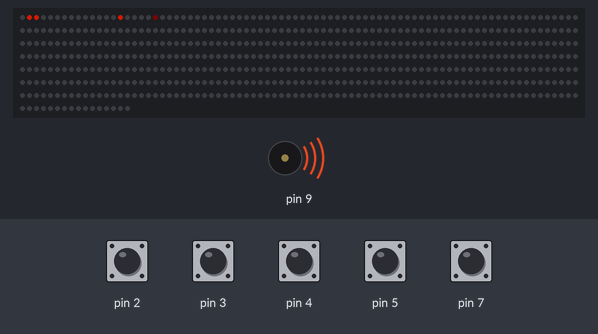
The program below on a simulated Arduino Mega 2560, built with avr-gcc and run on an emulated ATmega2560. On the bench: 576 RGB LEDs in strip order, left to right, continuing on the next row, buzzer (waves = sounding). The test bench sets the inputs (shaded band); at power-on: pin 2–5, pin 7 HIGH. Dim RGB values are drawn brighter than linear; random numbers use the default seed unless the program sets one.

Above: at 16.35 s.
16.8 s: pin 7 pulled LOW for 0.15 s
At 18.4 s:
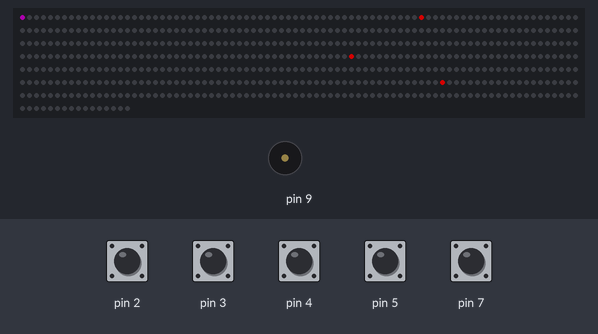
19.0 s: pin 4 pulled LOW for 0.15 s
At 20.0 s:
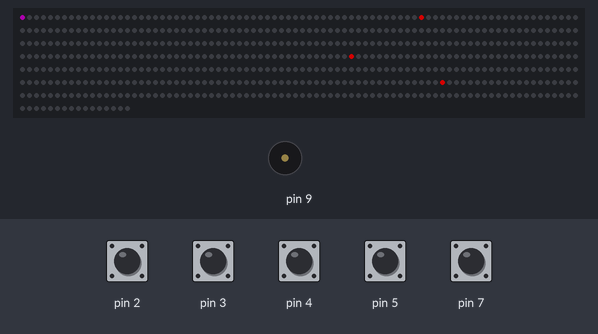
20.6 s: pin 2 pulled LOW for 0.15 s
22.2 s: pin 5 pulled LOW for 0.15 s
At 23.2 s:
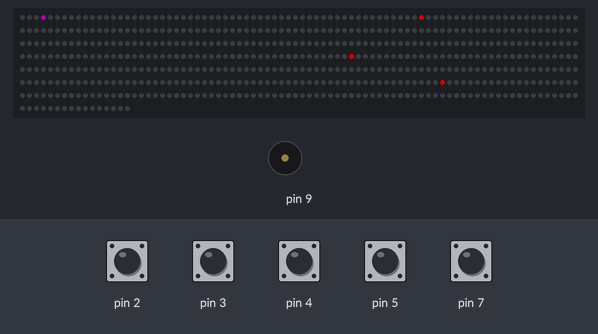
23.8 s: pin 2 pulled LOW for 1 s
At 26.2 s:
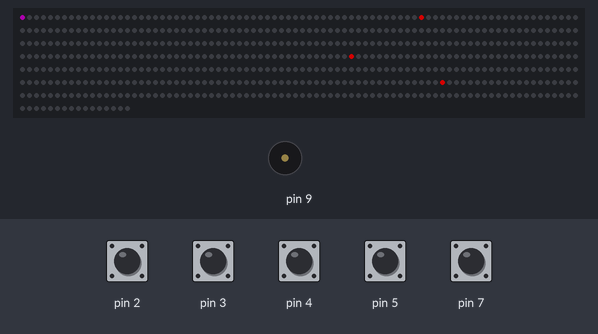
Timing chart, 0 to 27.3 s (numbered marks = the images above; inputs shaded):
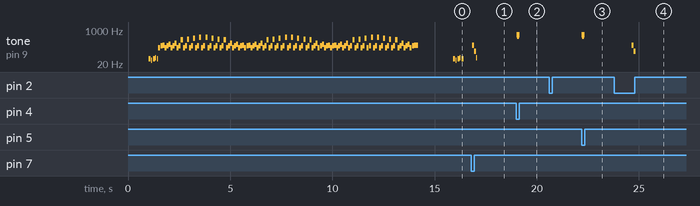

Measured:
- after the input at 16.8 s, tone on pin 9: silent → 174 Hz at once, → 87 Hz 0.10 s later, → 41 Hz 0.10 s later, → silent 0.05 s later; the LEDs: first change after 0.06 s (image 1 shows a later state)
- after the input at 19.0 s, tone on pin 9: silent → 587 Hz at once, then repeats every 0.05 s: 494 Hz 0.02 s, 587 Hz 0.02 s, until it stays silent from 19.1 s; the LEDs: first change at once (image 2 shows a later state)
- after the input at 22.2 s, tone on pin 9: silent → 587 Hz at once, then repeats every 0.05 s: 494 Hz 0.02 s, 587 Hz 0.02 s, until it stays silent from 22.3 s; the LEDs: first change at once (image 3 shows a later state)
- after the input at 23.8 s, tone on pin 9: silent → 174 Hz after 0.84 s, → 87 Hz 0.10 s later, → silent 0.10 s later; the LEDs: first change at once (image 4 shows a later state)
- by itself, tone on pin 9: plays 36 Hz for 0.10 s, 30 Hz for 0.05 s, 36 Hz for 0.10 s, 41 Hz for 0.05 s, 36 Hz for 0.05 s, 131 Hz for 0.10 s … (136 notes in this stretch)

The program:

main.cpp
```cpp
#include <Arduino.h>
#include <FastLED.h>

#include "BoardInput.h"
#include "BoardRenderer.h"
#include "BoardSound.h"
#include "Game.h"
#include "utils.h"

BoardRenderer renderer(128);
BoardSound sound;
BoardInput input(2, 3, 4, 5, 7);
Game game(&renderer, &input, &sound);

void setup() {
    delay(1000);
    Serial.begin(115200);
    Serial.println();
}

void loop() {
    EVERY_N_MILLISECONDS(MS_PER_TICK) {
        game.tick(get_ms());
        renderer.show();
        // debug << "Current FPS: " << FastLED.getFPS() << "\n";
    }
}
```

BoardInput.cc
```cpp
#include "BoardInput.h"

#include <Arduino.h>

BoardInput::BoardInput(const int pin_up, const int pin_down,
                       const int pin_attack_0, const int pin_attack_1,
                       const int pin_skip_level)
    : _pin_up(pin_up),
      _pin_down(pin_down),
      _pin_attack_0(pin_attack_0),
      _pin_attack_1(pin_attack_1),
      _pin_skip_level(pin_skip_level) {
    pinMode(_pin_up, INPUT_PULLUP);
    pinMode(_pin_down, INPUT_PULLUP);
    pinMode(_pin_attack_0, INPUT_PULLUP);
    pinMode(_pin_attack_1, INPUT_PULLUP);
    pinMode(_pin_skip_level, INPUT_PULLUP);
}

void BoardInput::handle_input(GameStateLevel *level, Player *player,
                              ms tick_time) {
    int state_up = digitalRead(_pin_up);
    int state_down = digitalRead(_pin_down);
    int state_attack_0 = digitalRead(_pin_attack_0);
    int state_attack_1 = digitalRead(_pin_attack_1);
    int state_skip_level = digitalRead(_pin_skip_level);

    if (state_skip_level == LOW) {
        level->mark_skipped();
        return;
    }

    if (state_up == LOW) {
        player->move(1, tick_time);
    } else if (state_down == LOW) {
        player->move(-1, tick_time);
    } else {
        player->move(0, tick_time);
    }

    player->attack(state_attack_0 == LOW or state_attack_1 == LOW, tick_time);
}
```

BoardInput.h
```cpp
#pragma once

#include "../../common/GameStateLevel.h"
#include "../../common/Input.h"
#include "../../common/Player.h"

class BoardInput final : public Input {
private:
    int _pin_up, _pin_down, _pin_attack_0, _pin_attack_1, _pin_skip_level;

public:
    BoardInput(const int pin_up, const int pin_down, const int pin_attack_0,
               const int pin_attack_1, const int pin_skip_level);
    virtual void handle_input(GameStateLevel *level, Player *player,
                              ms tick_time) override;
};
```

BoardRenderer.cc
```cpp
#include "BoardRenderer.h"

BoardRenderer::BoardRenderer(const int brightness) {
    FastLED.addLeds<CHIPSET, LED_PIN, COLOR_ORDER>(_board_leds, NUM_LEDS);
    FastLED.setBrightness(brightness);
}

BoardRenderer::~BoardRenderer() {}

void BoardRenderer::clear() { FastLED.clear(); }
void BoardRenderer::show() {
    clear();
    for (uint16_t i = 0; i < NUM_LEDS; i++)
        if (_leds[i].r != 0 || _leds[i].g != 0 || _leds[i].b != 0)
            _board_leds[i].setRGB(_leds[i].r, _leds[i].g, _leds[i].b);
    FastLED.show();
}
```

BoardRenderer.h
```cpp
#include <FastLED.h>

#include "../../common/Renderer.h"
#include "utils.h"

#define CHIPSET WS2812B
#define LED_PIN 6
#define COLOR_ORDER GRB

class BoardRenderer final : public Renderer {
private:
    CRGB _board_leds[NUM_LEDS];

public:
    BoardRenderer(const int brightness);
    ~BoardRenderer();
    virtual void clear() override;
    virtual void show() override;
};
```

BoardSound.cc
```cpp
#include "BoardSound.h"

void BoardSound::play_note(uint16_t freq, uint8_t duration) {
    // Parameters:
    //   * frequency  - Play the specified frequency indefinitely, turn off with
    //   noToneAC().
    //   * volume     - [optional] Set a volume level. (default: 10, range: 0 to
    //   10 [0 = off])
    //   * length     - [optional] Set the length to play in milliseconds.
    //   (default: 0 [forever], range: 0 to 4294967295 [49.7 days])
    //   * background - [optional] Play note in background or pause till
    //   finished? (default: false, values: true/false)
    toneAC(freq, 10, duration, true);
}
```

BoardSound.h
```cpp
#include "../../common/Sound.h"
#include "FastLED.h"
#include "toneAC.h"
#include "utils.h"

class BoardSound final : public Sound {
protected:
    virtual void play_note(uint16_t freq, uint8_t duration) override;
};
```
